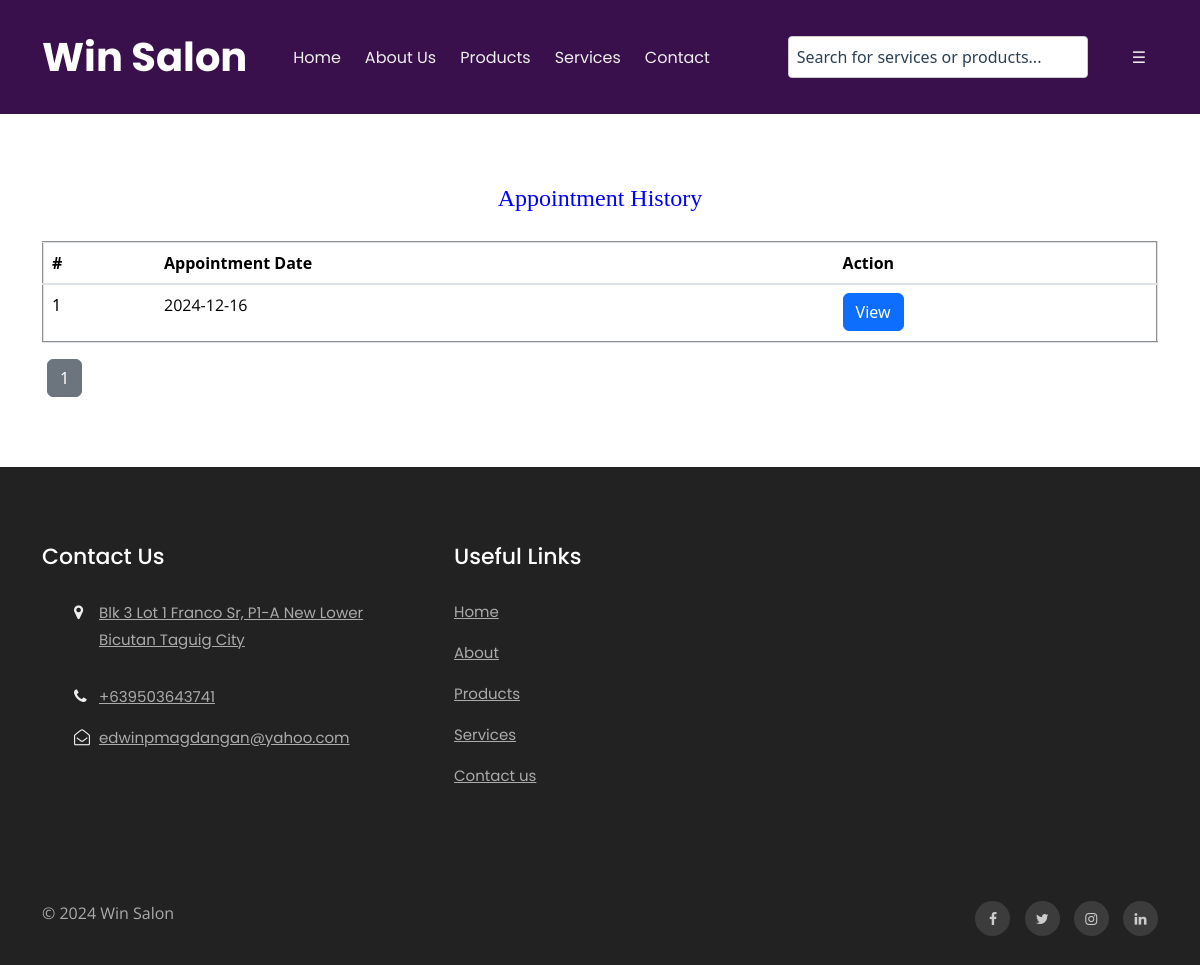
The page /bfs/booking-history.php (signed in) on the database as committed earlier.
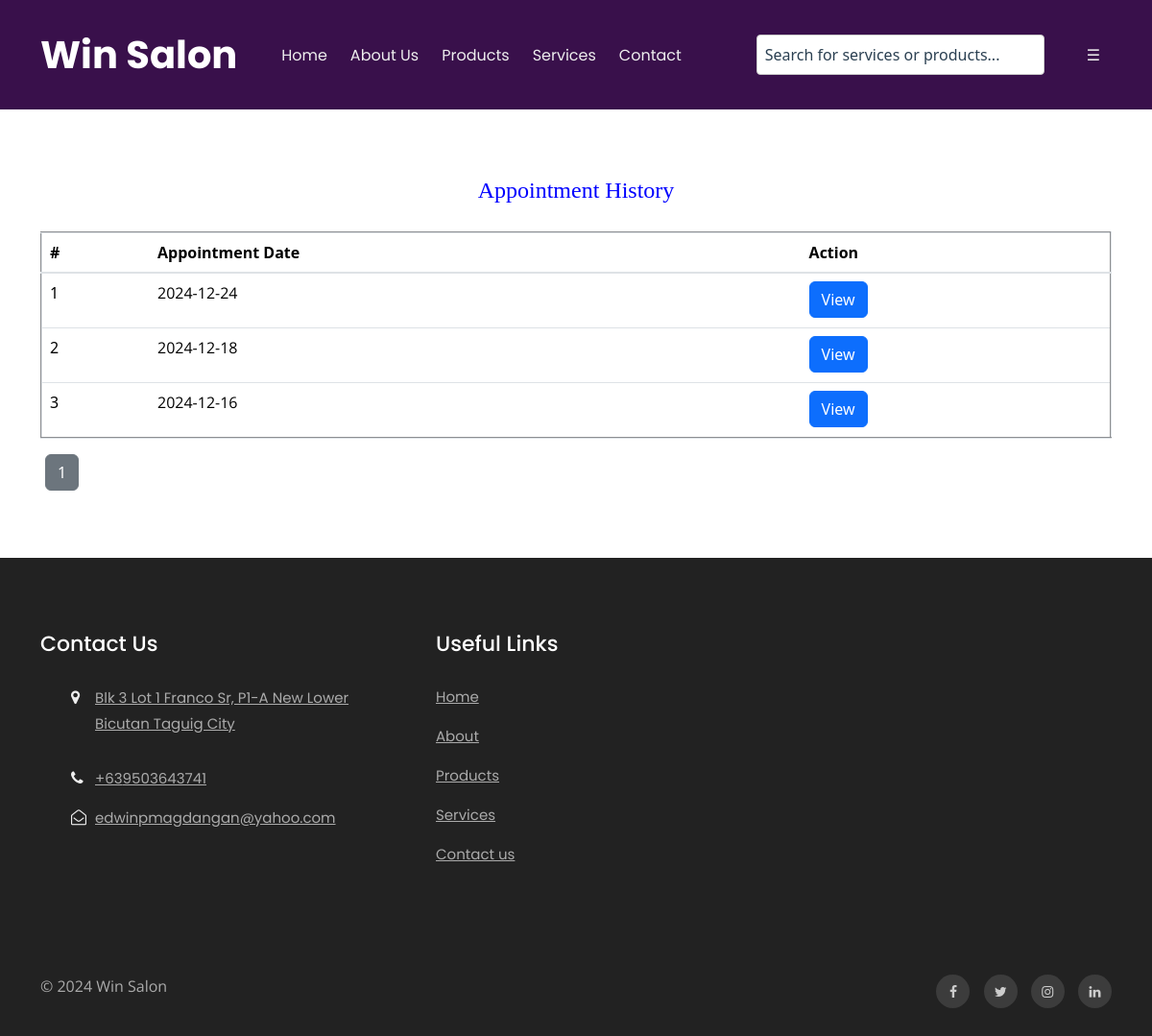
The same page on the database as committed later.
### tables this page shows
CREATE TABLE `tblbook` (
  `ID` int(10) NOT NULL,
  `UserID` int(10) DEFAULT NULL,
  `AptNumber` int(10) DEFAULT NULL,
  `AptDate` date DEFAULT NULL,
  `AptTime` time DEFAULT NULL,
  `Service` varchar(255) NOT NULL,
  `Message` mediumtext DEFAULT NULL,
  `BookingDate` timestamp NULL DEFAULT current_timestamp(),
  `Remark` varchar(250) DEFAULT NULL,
  `Status` varchar(250) DEFAULT NULL,
  `RemarkDate` timestamp NULL DEFAULT NULL ON UPDATE current_timestamp(),
  `Service_Total_Price` decimal(10,2) DEFAULT 0.00,
  `deleted_at` datetime DEFAULT NULL
);

CREATE TABLE `tblpage` (
  `ID` int(10) NOT NULL,
  `PageType` varchar(200) DEFAULT NULL,
  `PageTitle` mediumtext DEFAULT NULL,
  `PageDescription` mediumtext DEFAULT NULL,
  `Email` varchar(200) DEFAULT NULL,
  `MobileNumber` bigint(10) DEFAULT NULL,
  `UpdationDate` date DEFAULT NULL,
  `Timing` varchar(200) NOT NULL
);

### bfs/booking-history.php (the view, shortened to what this page needs)
<?php
include('includes/dbconnection.php');
if (strlen($_SESSION['bpmsuid']==0)) {
  header('location:logout.php');
} else {
  $limit = 5;
  $page = isset($_GET['page']) ? (int)$_GET['page'] : 1;
  $offset = ($page - 1) * $limit;
  ?>
<!doctype html>
<html lang="en">
  <head>
    <link rel="stylesheet" href="assets/css/style-starter.css">
  </head>
  <body id="home">
<?php include_once('includes/header.php');?>
<section class="w3l-contact-info-main" id="contact">
    <div class="contact-sec	">
        <div class="container">
            <div>
                <div class="table-content table-responsive cart-table-content m-t-30">
                    <h4 style="padding-bottom: 20px;text-align: center;color: blue;">Appointment History</h4>
                        <table border="2" class="table">
                            <thead class="gray-bg">
                                <tr>
                                    <th>#</th>
                                    <th>Appointment Date</th>
                                    <th>Action</th>
                                </tr>
                            </thead>
                            <tbody>
                                <?php
                                $userid = $_SESSION['bpmsuid'];
                                $query = mysqli_query($con, "SELECT tbluser.ID as uid, tbluser.FirstName, tbluser.LastName, tbluser.Email, tbluser.MobileNumber, tblbook.ID as bid, tblbook.AptNumber, tblbook.AptDate, tblbook.AptTime, tblbook.Message, tblbook.BookingDate, tblbook.Status
                                                            FROM tblbook
                                                            JOIN tbluser ON tbluser.ID = tblbook.UserID
                                                            WHERE tbluser.ID = '$userid'
                                                            ORDER BY tblbook.BookingDate DESC
                                                            LIMIT $limit OFFSET $offset");
                                $cnt = 1;
                                while ($row = mysqli_fetch_array($query)) {
                                ?>
                                    <tr>
                                        <td><?php echo $cnt;?></td>
                                        <td><p><?php echo $row['AptDate']; ?></p></td>
                                        <td><a href="appointment-detail.php?aptnumber=<?php echo $row['AptNumber'];?>" class="btn btn-primary">View</a></td>
                                    </tr>
                                <?php
                                    $cnt++;
                                }
                                ?>
                            </tbody>
                        </table>
                    </div>
                </div>
<?php
$total_query = mysqli_query($con, "SELECT COUNT(*) AS total FROM tblbook WHERE UserID = '$userid'");
$total_result = mysqli_fetch_assoc($total_query);
$total_records = $total_result['total'];
$total_pages = ceil($total_records / $limit);
echo '<div class="pagination" style="text-align: center;">';
for ($i = 1; $i <= $total_pages; $i++) {
    echo '<a href="?page=' . $i . '" class="btn btn-secondary" style="margin: 0 5px;">' . $i . '</a>';
}
echo '</div>';
?>
            </div>
        </div>
</section>
<?php include_once('includes/footer.php');?>
</body>
</html>
<?php } ?>

### bfs/includes/header.php (shortened to what this page needs)
<!DOCTYPE html>
<html lang="en">
<head>
    <link href="https://cdn.jsdelivr.net/npm/bootstrap@5.3.1/dist/css/bootstrap.min.css" rel="stylesheet">
</head>
<body>
    <section class="w3l-header-4 header-sticky" style="z-index: 1000; position:relative;">
        <header class="absolute-top">
            <div class="container">
                <nav class="navbar navbar-expand-lg navbar-light">
                    <a class="navbar-brand" href="index.php">Win Salon</a>
                    <div class="collapse navbar-collapse" id="navbarNav">
                        <ul class="navbar-nav mx-auto">
                            <li class="nav-item">
                                <a class="nav-link" href="index.php">Home</a>
                            </li>
                            <li class="nav-item">
                                <a class="nav-link" href="about.php">About Us</a>
                            </li>
                            <li class="nav-item">
                                <a class="nav-link" href="products.php">Products</a>
                            </li>
                            <li class="nav-item">
                                <a class="nav-link" href="services.php">Services</a>
                            </li>
                            <li class="nav-item">
                                <a class="nav-link" href="contact.php">Contact</a>
                            </li>
                        </ul>
                        <div class="search-bar-container">
                            <form class="search-form" id="search-form" onsubmit="return false;">
                                <input type="text" id="search-input" placeholder="Search for services or products..." class="search-input">
                            </form>
                        </div>
                            <ul class="navbar-nav">
                                <li class="nav-item dropdown">
                                    <a class="nav-link dropdown-toggle custom-dropdown-toggle no-arrow" href="#" id="userMenu" role="button"
                                        data-bs-toggle="dropdown" aria-expanded="false">
                                        ☰
                                    </a>
                                </li>
                            </ul>
                    </div>
                </nav>
            </div>
        </header>
    </section>
</body>
</html>

### bfs/includes/footer.php (shortened to what this page needs)
<section class="w3l-footer-29-main">
    <div class="footer-29 py-5">
      <div class="container py-lg-4">
        <div class="row footer-top-29">
          <div class="col-lg-4 col-md-6 col-sm-8 footer-list-29 footer-1">
            <h6 class="footer-title-29">Contact Us</h6>
            <ul>
              <?php
$ret=mysqli_query($con,"select * from tblpage where PageType='contactus' ");
while ($row=mysqli_fetch_array($ret)) {
?>
              <li>
                <span class="fa fa-map-marker"></span>
                <p>
                  <a href="https://www.google.com/maps?q=Win Salon, Taguig City"
                    target="_blank"
                    rel="noopener noreferrer">
                    Blk 3 Lot 1 Franco Sr, P1-A New Lower Bicutan Taguig City
                  </a>
                </p>
              </li>
              <li><span class="fa fa-phone"></span><a href="tel:09503643741">+63<?php echo $row['MobileNumber'];?></a></li>
              <li><span class="fa fa-envelope-open-o"></span><a href="mailto:edwinpmagdangan@yahoo.com" class="mail">
                  <?php  echo $row['Email'];?></a></li><?php } ?>
            </ul>
          </div>
          <div class="col-lg-4 col-md-6 col-sm-4 footer-list-29 footer-2 ">
            <ul>
              <h6 class="footer-title-29">Useful Links</h6>
              <li><a href="index.php">Home</a></li>
              <li><a href="about.php">About</a></li>
              <li><a href="products.php">Products</a></li>
              <li><a href="services.php">Services</a></li>
              <li><a href="contact.php">Contact us</a></li>
            </ul>
          </div>
        </div>
      </div>
    </div>
  </section>
  <section class="w3l-footer-29-main w3l-copyright">
    <div class="container">
      <div class="row bottom-copies">
        <p class="col-lg-8 copy-footer-29">© 2024  Win Salon </p>
        <div class="col-lg-4 main-social-footer-29">
          <a href="#facebook" class="facebook"><span class="fa fa-facebook"></span></a>
          <a href="#twitter" class="twitter"><span class="fa fa-twitter"></span></a>
          <a href="#instagram" class="instagram"><span class="fa fa-instagram"></span></a>
          <a href="#linkedin" class="linkedin"><span class="fa fa-linkedin"></span></a>
        </div>
      </div>
    </div>
  </section>

### bfs/includes/header.php (style rules this page uses)
.dropdown a.nav-link { display: block; padding: 10px; background-color: #f9f9f9; color: black; text-decoration: none; }
.custom-dropdown-toggle { color: black; background: none; border: none; padding: 0; font-size: 24px; cursor: pointer; }
.no-arrow::after { display: none; }
.search-bar-container { margin: 1rem 2rem; display: flex; justify-content: center; align-items: center; }
.search-form { display: flex; }
.search-input { padding: 0.5rem; width: 300px; border: 1px solid #ccc; border-radius: 4px; }

Rows that differ between the two databases and show on the page:
added tblbook: AptDate "2024-12-24"
added tblbook: AptDate "2024-12-18"
